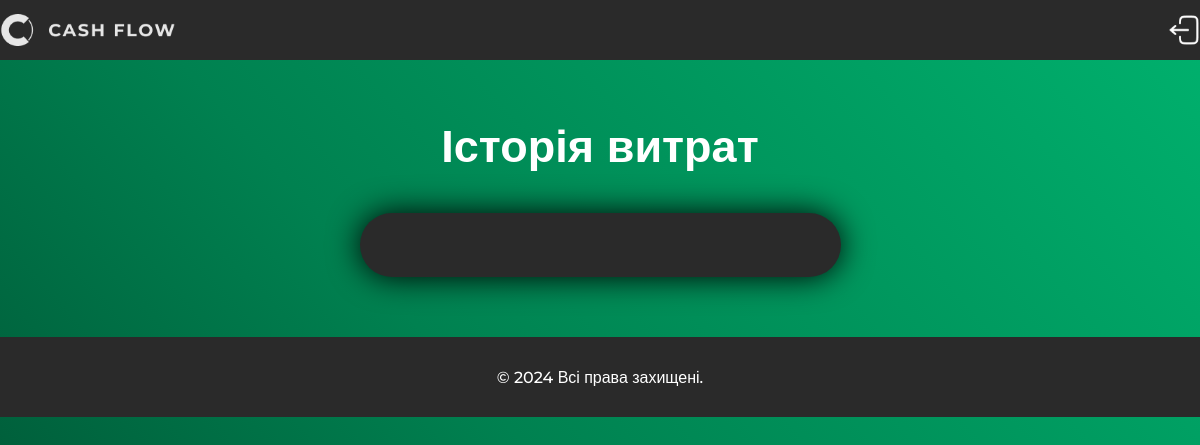
The page /all-expenses/ (signed in) on the database as committed earlier.
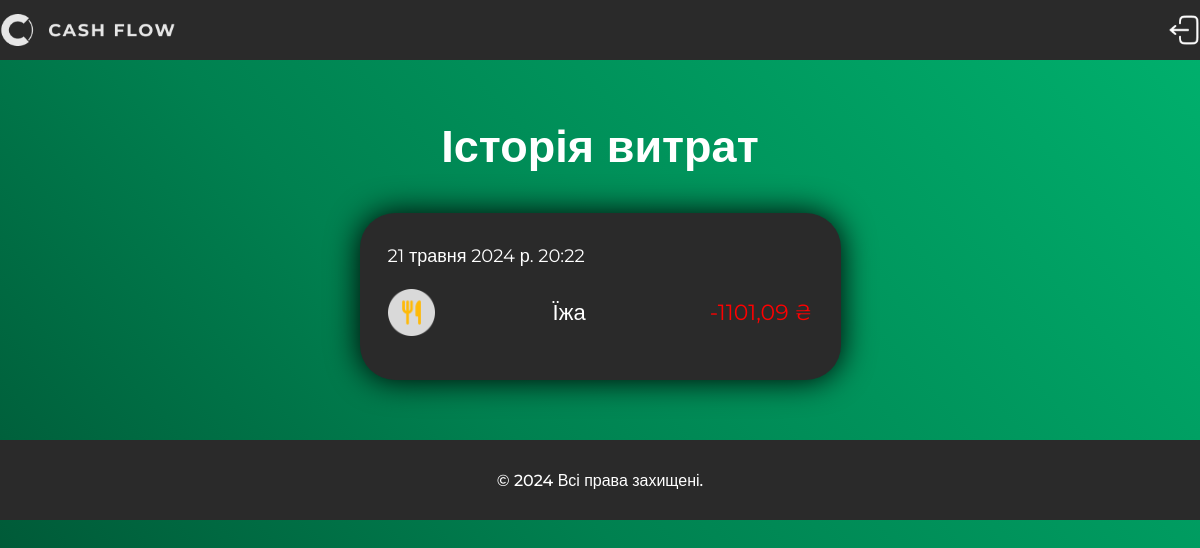
The same page on the database as committed later.
### transactions/models.py (models this page shows, shortened)
class Transaction(models.Model):
    amount = models.FloatField(
        validators=[MinValueValidator(0.00)], verbose_name='Сума')
    date = models.DateTimeField(auto_now_add=True, verbose_name='Дата')
    user = models.ForeignKey(
        'auth_app.User', on_delete=models.CASCADE, verbose_name='Користувач')
    transaction_type = models.CharField(
        max_length=50, choices=TRANSACTION_TYPES, verbose_name='Тип транзакції')
    category = models.ForeignKey(
        'Category', on_delete=models.CASCADE, null=True, blank=True, verbose_name='Категорія')
    class Meta:
        verbose_name = 'Транзакція'
        verbose_name_plural = 'транзакції'
        ordering = ['id', '-date', 'user', 'transaction_type', 'category']

class Category(models.Model):
    name = models.CharField(max_length=50, verbose_name='Категорія')
    image = models.ImageField(upload_to='category_images', verbose_name='Фото')
    type_category = models.CharField(
        max_length=40, choices=TRANSACTION_TYPES, default='income')
    class Meta:
        verbose_name = 'Категорія'
        verbose_name_plural = 'Категорії'
        ordering = ['id', 'name']

### transactions/views.py (the view)
# urls.py: path('all-expenses/', views.TransactionExpenseListView.as_view(), name='all-expense'),
class TransactionExpenseListView(LoginRequiredMixin, ListView):
    model = Transaction
    template_name = 'transactions/expense_list.html'
    context_object_name = 'transactions'
    def get_queryset(self):
        return Transaction.objects.filter(user=self.request.user, transaction_type='expense').order_by('-date').all()

### transactions/templates/transactions/expense_list.html (shortened to what this page needs)
{% extends 'base.html' %}
{% block content %}
<section>
    <div class="container">
        <h1 class="balance history-title">Історія витрат</h1>
        <div class="table-wrap">
            <div class="table extended-table">
                {% for transaction in transactions %}
                    <p class="date">{{transaction.date}}</p>
                    <div class="record">
                        <img class="caticon" src="{{transaction.category.image.url}}" alt="Category icon">
                        <p class="income category">{{transaction.category.name}}</p>
                        <p class="income amount expense-amount">-{{transaction.amount}} ₴</p>
                    </div>
                {% endfor %}
            </div>
        </div>
    </div>
</section>
{% endblock %}

### templates/base.html (shortened to what this page needs)
{% load static %}
<html lang="en">
<head>
    <link type="text/css" rel="stylesheet" href="{% static 'main.css' %}">
    <link rel="stylesheet" href="https://cdn.jsdelivr.net/npm/swiper@11/swiper-bundle.min.css"/>
</head>
<body>
    <div class="body-wrapper">
        <header class="header">
            <div class="container">
                <nav class="navigation">
                    <a href="{% url 'index' %}" class="logo"><img class="logo" src="{% static 'img/logo.png' %}" alt="logo"></a>
                    {% if user.is_authenticated %}
                    <a href="{% url 'logout' %}" class="logout"><img class="logout" src="{% static 'img/logoutIcon.png' %}" alt="logout"></a>
                    {% else %}
                    <a href="{% url 'login' %}" class="logout"><img class="logout" src="{% static 'img/logoutIcon.png' %}" alt="logout"></a>
                    {% endif %}
                </nav>
            </div>
        </header>
        {% block content %}
        {% endblock %}
        <footer class="footer">
            <p class="copyright">© 2024 Всі права захищені.</p>
        </footer>
    </div>
</body>
</html>

### static/main.css (style rules this page uses)
html, body { font-family: "Montserrat", sans-serif; font-optical-sizing: auto; font-weight: 400; font-style: normal; margin: 0; box-sizing: border-box; height: 100vh; background: linear-gradient(228deg, rgba(0, 178, 110, 1) 0%, rgba(0, 129, 80, 1) 56%, rgba(0, 76, 47, 1) 100%); color: white; overflow-x: hidden; }
.container { width: 100%; max-width: 1355px; margin: 0 auto; }
.header { position: relative; z-index: 2; background: #2A2A2A; height: 60px; display: flex; align-items: center; }
.navigation { display: flex; justify-content: space-between; }
.logo { width: 175px; }
.logout { width: 32px; }
.balance { font-size: 45px; margin: 0; }
.history-title { text-align: center; margin-top: 58px; }
.table-wrap { display: flex; flex-direction: column; align-items: center; }
.table { width: 370px; height: 436px; background: #2A2A2A; border-radius: 35px; filter: drop-shadow(0px 0px 16px #000000); padding: 32px 28px; }
.date { font-size: 18px; margin: 0 0 10px; }
.record { display: flex; align-items: center; justify-content: space-between; }
.caticon { height: 47px; width: 47px; }
.income { font-size: 22px; }
.category { margin-left: -6px; }
.amount { color: #00DE31; }
.expense-amount { color: #FF0000; }
.table-wrap { display: flex; align-items: center; margin-top: 40px; }
.extended-table { width: 425px; height: fit-content; margin-bottom: 60px; }
footer { display: flex; justify-content: space-evenly; align-items: center; background: #2A2A2A; height: 80px; }
.copyright { font-weight: 500; }

Rows that differ between the two databases and show on the page:
added Transaction: category.image (picture)
